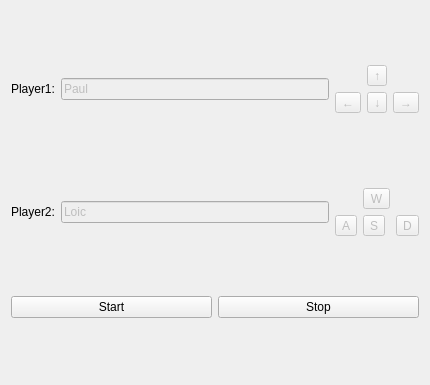
<?xml version="1.0" encoding="UTF-8"?>
<ui version="4.0">
 <class>VehicleControl</class>
 <widget class="QWidget" name="VehicleControl">
  <property name="geometry">
   <rect>
    <x>0</x>
    <y>0</y>
    <width>430</width>
    <height>385</height>
   </rect>
  </property>
  <property name="minimumSize">
   <size>
    <width>0</width>
    <height>0</height>
   </size>
  </property>
  <property name="maximumSize">
   <size>
    <width>16777215</width>
    <height>16777215</height>
   </size>
  </property>
  <property name="windowTitle">
   <string>VehicleControl</string>
  </property>
  <property name="styleSheet">
   <string notr="true"/>
  </property>
  <layout class="QVBoxLayout" name="verticalLayout_2">
   <item>
    <layout class="QVBoxLayout" name="game_ui_vly"/>
   </item>
   <item>
    <layout class="QHBoxLayout" name="player1_hly">
     <item>
      <widget class="QLabel" name="label_2">
       <property name="text">
        <string>Player1:</string>
       </property>
      </widget>
     </item>
     <item>
      <widget class="QLineEdit" name="player1_name">
       <property name="enabled">
        <bool>false</bool>
       </property>
       <property name="text">
        <string>Paul</string>
       </property>
      </widget>
     </item>
     <item>
      <layout class="QGridLayout" name="gridLayout">
       <property name="rightMargin">
        <number>0</number>
       </property>
       <item row="0" column="1">
        <widget class="QToolButton" name="toolButton_3">
         <property name="enabled">
          <bool>false</bool>
         </property>
         <property name="text">
          <string>↑</string>
         </property>
        </widget>
       </item>
       <item row="1" column="1">
        <widget class="QToolButton" name="toolButton_2">
         <property name="enabled">
          <bool>false</bool>
         </property>
         <property name="text">
          <string>↓</string>
         </property>
        </widget>
       </item>
       <item row="1" column="2">
        <widget class="QToolButton" name="toolButton_4">
         <property name="enabled">
          <bool>false</bool>
         </property>
         <property name="text">
          <string>→</string>
         </property>
        </widget>
       </item>
       <item row="1" column="0">
        <widget class="QToolButton" name="toolButton">
         <property name="enabled">
          <bool>false</bool>
         </property>
         <property name="text">
          <string>←</string>
         </property>
        </widget>
       </item>
      </layout>
     </item>
    </layout>
   </item>
   <item>
    <layout class="QHBoxLayout" name="horizontalLayout_2">
     <property name="topMargin">
      <number>15</number>
     </property>
     <item>
      <widget class="QLabel" name="label_3">
       <property name="text">
        <string>Player2:</string>
       </property>
      </widget>
     </item>
     <item>
      <widget class="QLineEdit" name="lineEdit">
       <property name="enabled">
        <bool>false</bool>
       </property>
       <property name="text">
        <string>Loic</string>
       </property>
      </widget>
     </item>
     <item>
      <layout class="QGridLayout" name="gridLayout_2">
       <property name="rightMargin">
        <number>0</number>
       </property>
       <item row="0" column="1">
        <widget class="QToolButton" name="toolButton">
         <property name="enabled">
          <bool>false</bool>
         </property>
         <property name="text">
          <string>W</string>
         </property>
        </widget>
       </item>
       <item row="1" column="2">
        <widget class="QToolButton" name="toolButton_7">
         <property name="enabled">
          <bool>false</bool>
         </property>
         <property name="text">
          <string>D</string>
         </property>
        </widget>
       </item>
       <item row="1" column="1">
        <widget class="QToolButton" name="toolButton_6">
         <property name="enabled">
          <bool>false</bool>
         </property>
         <property name="text">
          <string>S</string>
         </property>
        </widget>
       </item>
       <item row="1" column="0">
        <widget class="QToolButton" name="toolButton_5">
         <property name="enabled">
          <bool>false</bool>
         </property>
         <property name="text">
          <string>A</string>
         </property>
        </widget>
       </item>
      </layout>
     </item>
    </layout>
   </item>
   <item>
    <layout class="QHBoxLayout" name="horizontalLayout">
     <item>
      <widget class="StartButton" name="start_btn">
       <property name="text">
        <string>Start</string>
       </property>
      </widget>
     </item>
     <item>
      <widget class="QPushButton" name="stop_btn">
       <property name="text">
        <string>Stop</string>
       </property>
      </widget>
     </item>
    </layout>
   </item>
  </layout>
 </widget>
 <customwidgets>
  <customwidget>
   <class>StartButton</class>
   <extends>QPushButton</extends>
   <header>rnkRig.animation.mayagame.gameengine</header>
  </customwidget>
 </customwidgets>
 <resources/>
 <connections>
  <connection>
   <sender>stop_btn</sender>
   <signal>clicked()</signal>
   <receiver>VehicleControl</receiver>
   <slot>stop_game()</slot>
   <hints>
    <hint type="sourcelabel">
     <x>399</x>
     <y>166</y>
    </hint>
    <hint type="destinationlabel">
     <x>246</x>
     <y>-21</y>
    </hint>
   </hints>
  </connection>
  <connection>
   <sender>start_btn</sender>
   <signal>clicked()</signal>
   <receiver>VehicleControl</receiver>
   <slot>start_game()</slot>
   <hints>
    <hint type="sourcelabel">
     <x>149</x>
     <y>166</y>
    </hint>
    <hint type="destinationlabel">
     <x>-5</x>
     <y>154</y>
    </hint>
   </hints>
  </connection>
 </connections>
 <slots>
  <slot>start_game()</slot>
  <slot>stop_game()</slot>
 </slots>
</ui>
